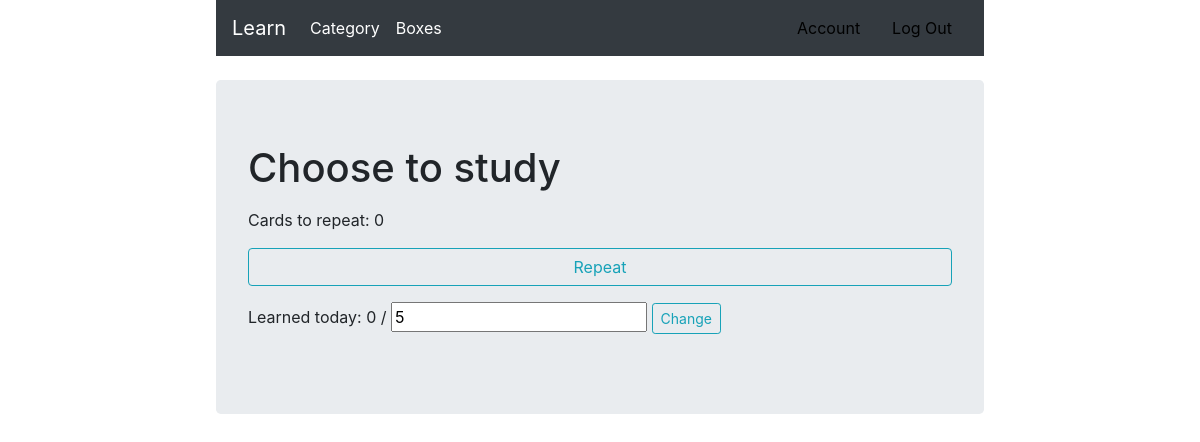
Page / (signed in) on the earlier database version.
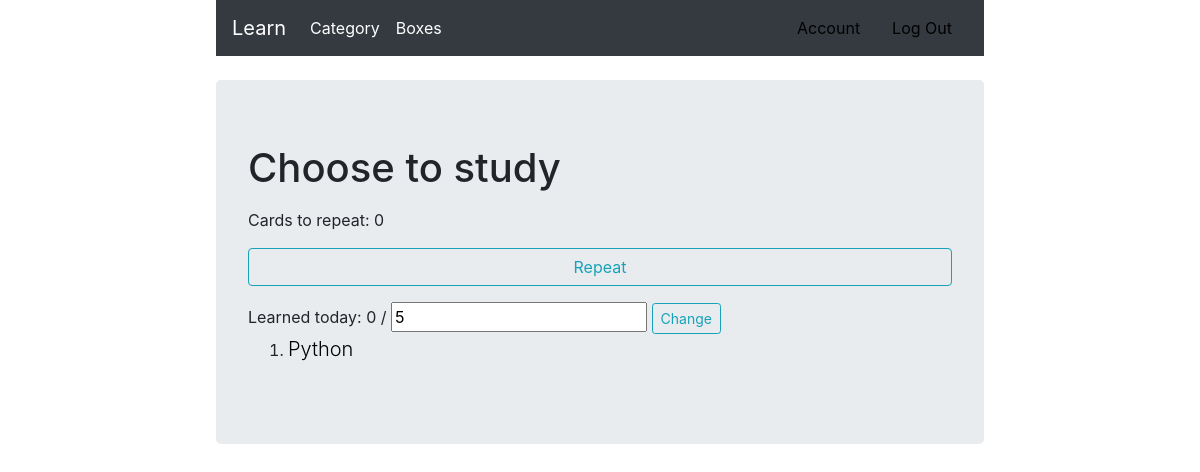
Same page on the later database version.
### card/models.py (models this page shows, shortened)
class Profile(models.Model):
    max_value = 100
    min_value = 1
    message_int_value = 'Number must be from {} to {}'.format(min_value, max_value)
    user = models.OneToOneField(User, on_delete=models.CASCADE, primary_key=True)
    day_limit = models.IntegerField(default=5,
                                    validators=[MaxValueValidator(max_value, message=message_int_value),
                                                MinValueValidator(min_value, message=message_int_value)])
    @property
    def get_learned_today(self):
        cards = Card.objects.filter(author=self.user) \
            .filter(time_first_show__date=date.today())
        return cards
    @property
    def get_cards_to_repeat(self):
        cards = Card.objects.filter(author=self.user) \
            .filter(time_next_show__lt=datetime.now()) \
            .filter(count_shows__gt=0)
        return cards

class Box(models.Model):
    author = models.ForeignKey(User, on_delete=models.CASCADE)
    name = models.CharField(max_length=255)
    slug = models.SlugField(max_length=255, verbose_name='URL')
    description = models.CharField(max_length=255)
    time_create = models.DateTimeField(auto_now_add=True)
    category = models.ManyToManyField('Category')
    cards = models.ManyToManyField('Card')

### card/views.py (the view)
# urls.py: path('', learn, name="learn"),
@login_required()
def learn(requests):
    title = "Choose to study"
    profile = requests.user.profile
    if requests.method == "POST":
        form = UserProfile(requests.POST, instance=profile)
        if form.is_valid():
            form.save()
    else:
        form = UserProfile(instance=profile)
    learned_today = requests.user.profile.get_learned_today
    cards_to_repeat = requests.user.profile.get_cards_to_repeat
    boxes = requests.user.box_set.all()
    content = {"form": form,
               "boxes": boxes,
               'title': title,
               'learned': len(learned_today),
               'repeat': len(cards_to_repeat)
               }
    return render(requests, "learn/choice_box.html", content)

### card/forms.py
class UserProfile(forms.ModelForm):
    class Meta:
        model = Profile
        fields = ['day_limit']
        labels = {
            'day_limit': 'Goal for the day: '
        }
        widgets = {
            'day_limit': forms.widgets.NumberInput(
                attrs={'class': "form-input"}
            )
        }

### card/templates/learn/choice_box.html (shortened to what this page needs)
{% extends 'learning_cards/base.html' %}
{% block content_title %}
    {{ title }}
{% endblock%}
{% block content %}
            <form action="{% url 'learn' %}" method="post" xmlns="http://www.w3.org/1999/html">
                <div>
                    <p>Cards to repeat: {{repeat}}</p>
                    <p><a class="btn btn-outline-info btn-md btn-block"  href="{% url 'repeat' %}" role="button">Repeat</a></p>
                </div>
                Learned today: {{ learned }} / {{ form.day_limit }}
                <button type="submit" class="btn btn-outline-info btn-sm" data-toggle="tooltip" data-placement="top" title="Goal for day">Change</button>
            </form>
            <ol>
                {% for box in boxes %}
                    <li>
                        <a class="lead" href="{% url 'learning' box.slug %}">{{ box.name }}</a>
                    </li>
                {% endfor %}
            </ol>
{% endblock %}

### learning_cards/templates/learning_cards/base.html (shortened to what this page needs)
<!doctype html>
<html lang="en">
  <head>
    <link rel="stylesheet" href="https://cdn.jsdelivr.net/npm/bootstrap@4.6.2/dist/css/bootstrap.min.css">
  </head>
  <body>
  <div class="container">
      <div class="row">
         <main role="main" class="container" style="width: 70%;" >
    <nav class="navbar navbar-expand-md navbar-dark bg-dark mb-4">
      <a class="navbar-brand" href="{% url 'learn' %}">Learn</a>
      <div class="collapse navbar-collapse" id="navbarCollapse">
        <ul class="navbar-nav mr-auto">
          <li class="nav-item active">
            <a class="nav-link" href="{% url 'categories' %}">Category<span class="sr-only">(current)</span></a>
          </li>
            <li class="nav-item active">
            <a class="nav-link" href="{% url 'boxes' %}">Boxes<span class="sr-only">(current)</span></a>
        </ul>
        <form class="form-inline mt-2 mt-md-0" method="GET">
            {% if request.user.is_authenticated %}
                <a class="nav-link" href="#">Account</a>
                <a class="nav-link" href="{% url 'logout'%}">Log Out</a>
            {% else %}
                 <a class="nav-link" href="{% url 'login' %}">Log In</a>
                 <a class="nav-link" href="{% url 'register' %}">Registration</a>
            {% endif %}
        </form>
      </div>
    </nav>
            <div class="jumbotron">
              <h1>
                {% block content_title %}
                {% endblock %}
              </h1>
              <p class="lead">
                {% block content%}
                {% endblock %}
              </p>
             </div>
         </main>
      </div>
    </div>
  </body>
</html>

### learning_cards/templates/learning_cards/base.html (style rules this page uses)
A { color: #000000; }

Differences in the rows shown:
added Box: name "Python"
